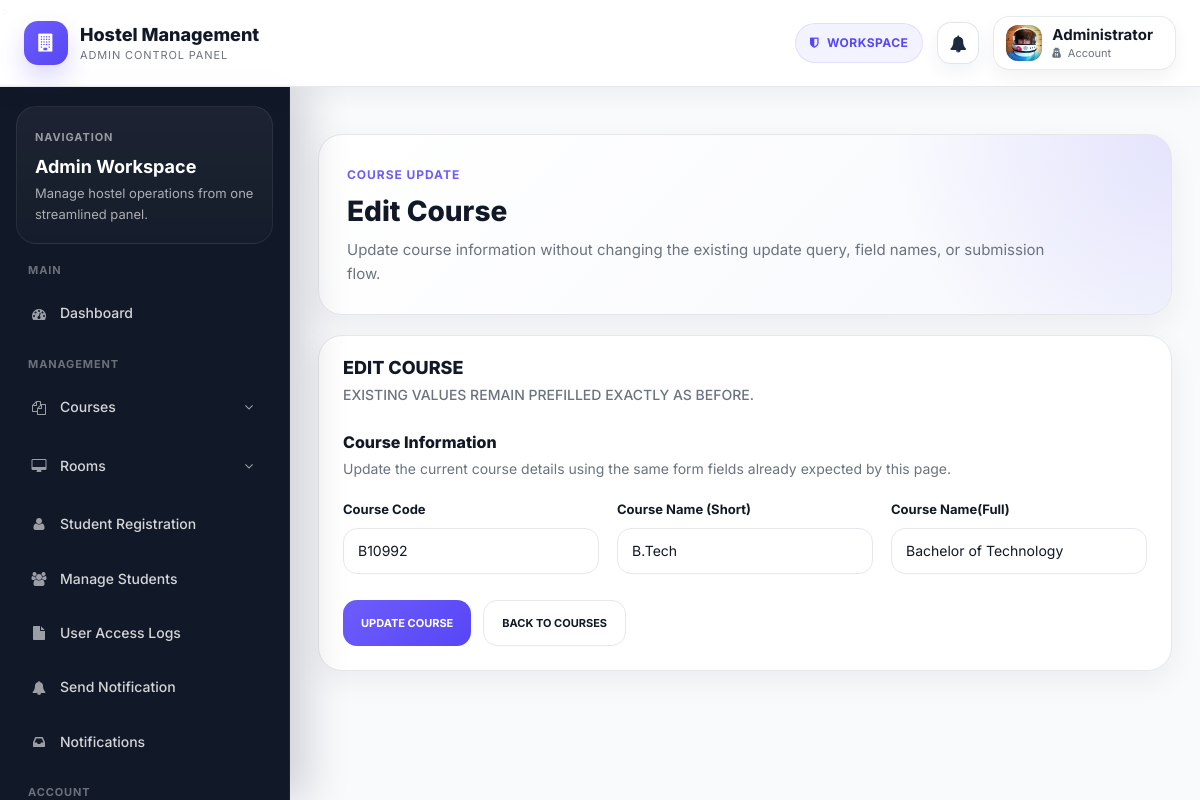
Page /admin/edit-course.php?id=1 (signed in) on the committed database.
### tables this page shows
CREATE TABLE `courses` (
  `id` int(11) NOT NULL AUTO_INCREMENT,
  `course_code` varchar(255) NOT NULL,
  `course_sn` varchar(255) NOT NULL,
  `course_fn` varchar(255) NOT NULL,
  `posting_date` timestamp NOT NULL DEFAULT CURRENT_TIMESTAMP,
  PRIMARY KEY (`id`),
  UNIQUE KEY `uniq_courses_code` (`course_code`)
);

### admin/edit-course.php (the view, shortened to what this page needs)
<?php
include('includes/config.php');
?>
<!doctype html>
<html lang="en" class="no-js">
<head>
	<link rel="stylesheet" href="css/font-awesome.min.css">
	<link rel="stylesheet" href="css/bootstrap.min.css">
	<link rel="stylesheet" href="css/dataTables.bootstrap.min.css">>
	<link rel="stylesheet" href="css/bootstrap-social.css">
	<link rel="stylesheet" href="css/bootstrap-select.css">
	<link rel="stylesheet" href="css/fileinput.min.css">
	<link rel="stylesheet" href="css/awesome-bootstrap-checkbox.css">
	<link rel="stylesheet" href="css/style.css">
</head>
<body>
	<?php include('includes/header.php');?>
	<div class="ts-main-content">
		<?php include('includes/sidebar.php');?>
		<div class="content-wrapper">
			<div class="container-fluid">
				<div class="row">
					<div class="col-md-12">
						<div class="admin-page-header admin-page-header-management">
							<div>
								<span class="admin-page-kicker">Course Update</span>
								<h2 class="page-title">Edit Course</h2>
								<p class="admin-page-subtitle">Update course information without changing the existing update query, field names, or submission flow.</p>
							</div>
						</div>
						<div class="admin-form-shell">
							<div class="panel panel-default admin-form-card">
								<div class="panel-heading">
									<h3 class="admin-form-title">Edit Course</h3>
									<p class="admin-form-subtitle">Existing values remain prefilled exactly as before.</p>
								</div>
								<div class="panel-body">
									<form method="post" class="admin-form">
										<?php
										$id=$_GET['id'];
										$ret="select * from courses where id=?";
										$stmt= $mysqli->prepare($ret) ;
										$stmt->bind_param('i',$id);
										$stmt->execute() ;
										$res=$stmt->get_result();
										while($row=$res->fetch_object())
										{
										?>
										<div class="admin-form-section">
											<h4 class="admin-form-section-title">Course Information</h4>
											<p class="admin-form-section-note">Update the current course details using the same form fields already expected by this page.</p>
											<div class="admin-form-grid">
												<div class="admin-form-col-4">
													<div class="form-group">
														<label>Course Code</label>
														<input type="text" name="cc" value="<?php echo $row->course_code;?>" class="form-control">
													</div>
												</div>
												<div class="admin-form-col-4">
													<div class="form-group">
														<label>Course Name (Short)</label>
														<input type="text" class="form-control" name="cns" id="cns" value="<?php echo $row->course_sn;?>" required="required">
													</div>
												</div>
												<div class="admin-form-col-4">
													<div class="form-group">
														<label>Course Name(Full)</label>
														<input type="text" class="form-control" name="cnf" value="<?php echo $row->course_fn;?>" >
													</div>
												</div>
											</div>
										</div>
										<?php } ?>
										<div class="admin-form-actions">
											<input class="btn btn-primary" type="submit" name="submit" value="Update Course">
											<a href="manage-courses.php" class="btn admin-btn-secondary">Back to Courses</a>
										</div>
									</form>
								</div>
							</div>
						</div>
					</div>
				</div>
			</div>
		</div>
	</div>
</body>
</html>

### rows in the picture
courses: cc "B10992", cns "B.Tech", cnf "Bachelor of Technology"

### other values in the picture
$adminDisplayName "Administrator"
